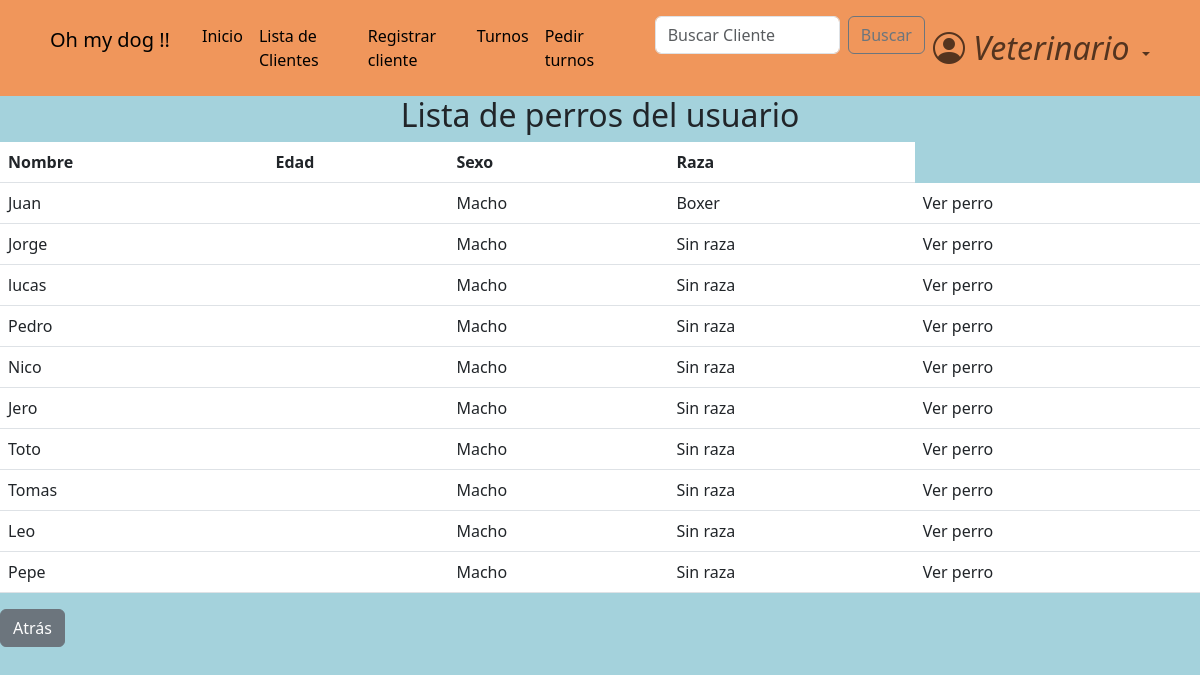
The page /dogs/hidden_dogs/2 (signed in) on the database as committed earlier.
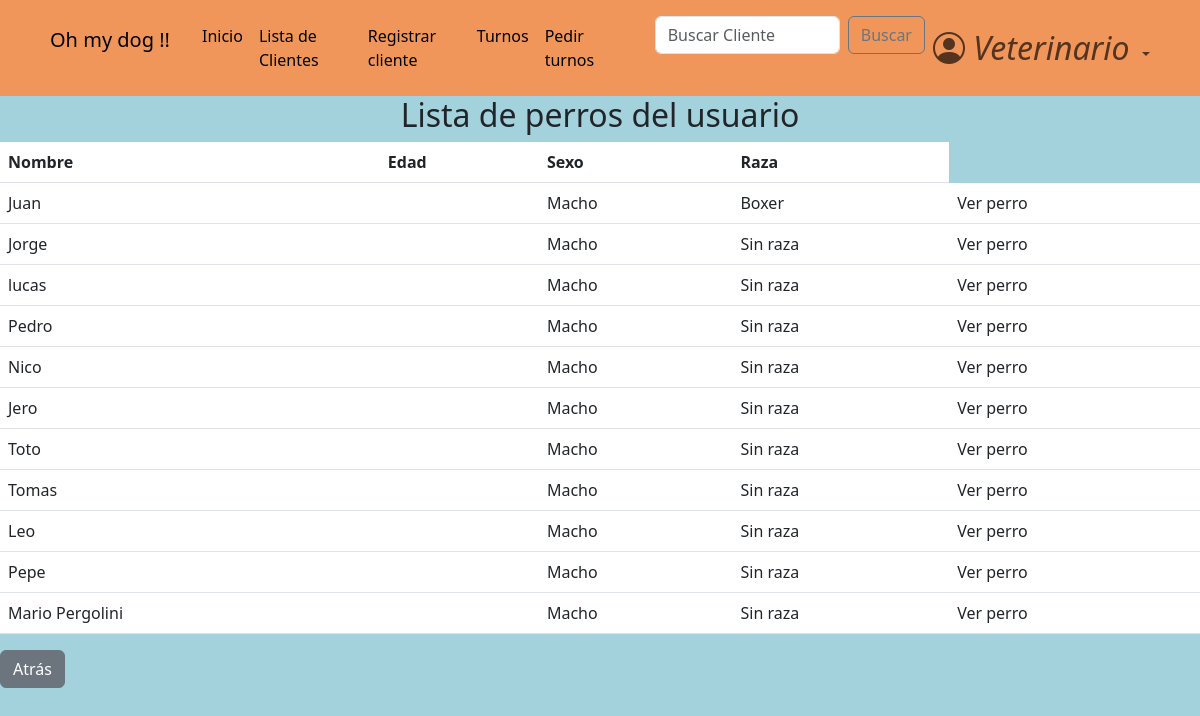
The same page on the database as committed later.
### dogs/models.py (models this page shows, shortened)
class Dog(models.Model):
    class Sex(models.TextChoices):
        macho = "Macho"
        hembra = "Hembra"
    class Breed(models.TextChoices):
        sin_raza = "Sin raza"
        coker = "Coker"
        pastor_aleman = "Pastor aleman"
        bulldog = "Bulldog"
        labrador = "Labrador"
        golden = "Golder"
        caniche = "Caniche"
        chihuahua = "Chihuahua"
        bulldog_frances = "Bulldog Frances"
        beagle = "Beagle"
        boxer = "Boxer"
        galgo = "Galgo"
        dalmata = "Dalmata"
        sharpei = "Shar pei"
    class Color(models.TextChoices):
        blanco = "Blanco"
        negro = "Negro"
        marron = "Marrón"
        blanco_y_negro = "Blanco y negro"
        otro = "Otro color"
    class Size(models.TextChoices):
        grande = "Grande"
        mediano = "Mediano"
        pequeño = "pequeño"
    name = models.CharField(
        max_length=30,
    )
    date_of_birth = models.DateField(
        null=True,
        validators=[MaxValueValidator(date.today, "La fecha de nacimiento del perro debe ser anterior a hoy")]
    )
    sex = models.CharField(
        max_length=10,
        choices=Sex.choices
    )
    breed = models.CharField(
        max_length=20,
        choices=Breed.choices
    )
    color = models.CharField(
        max_length=20,
        blank=True,
        choices=Color.choices,
        null=True,
    )
    size = models.CharField(
        max_length=10,
        null=True,
        blank=True,
    )
    description = models.TextField(
        max_length=120,
        blank=True,
        null=True,
    )
    hidden = models.BooleanField(default=False)
    owner = models.ForeignKey(
        CustomUser,
        blank=True,
        on_delete=models.CASCADE,
        null=True
    )

### dogs/views.py (the view)
# urls.py: path('hidden_dogs/<user_id>', views.hidden_dogs_view, name="hidden_dogs"),
@ login_required
def hidden_dogs_view(request, user_id):
    user = CustomUser.objects.get(id=user_id)
    hidden_dogs = user.dog_set.filter(hidden=True)
    context = {
        'client_id': user_id,
        'hidden_dogs': hidden_dogs,
    }
    return render(request, 'hidden_dogs_list.html', context)

### dogs/templates/hidden_dogs_list.html
{% extends 'base.html' %}
{% block content %}
<main>
    <h2 class="text-center">Lista de perros del usuario</h2>
                {% if hidden_dogs.exists %}
                  <table class="table table-hover">
                      <thead>
                          <tr>
                              <th>Nombre</th>
                              <th>Edad</th>
                              <th>Sexo</th>
                              <th>Raza</th>
                          </tr>
                      </thead>
                      <tbody>
                          {% for dog in hidden_dogs %}
                                <tr>
                                    <td>{{ dog.name }}</td>
                                    <td>{{ dog.age }}</td>
                                    <td>{{ dog.sex }}</td>
                                    <td>{{ dog.breed }}</td>
                                    <td>
                                      <a class="dropdown-item" href="{% url 'dog_profile' user_owner_id=client_id dog_id=dog.id %}">Ver perro</a>
                                    </td>
                                </tr>
                          {% endfor %}
                        </tbody>
                    </table>
                {% else %}
                    <tr>
                        No hay perros ocultos para este usuario
                    </tr>
                {% endif %}
        <div>
            <a href="{% url 'profile' client_id %}" class="btn btn-secondary">Atrás</a>
        </div>
</main>
{% endblock  %}

Rows that differ between the two databases and show on the page:
added Dog: name "Mario Pergolini", sex "Macho", breed "Sin raza"
